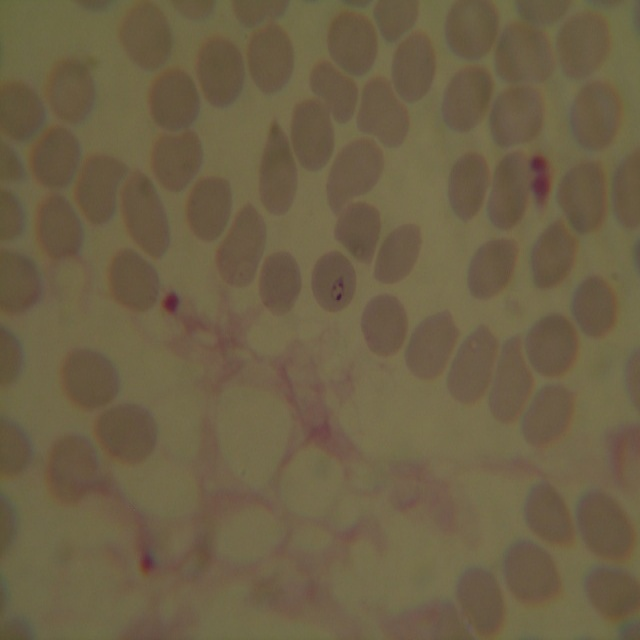
#> input picture samples/yolo/blood_smear_3.JPG, 640 x 640 px, found by its file name
$ jupyter execute superpixel-test.ipynb
#> lines starting #> are read from the running program, lines starting #| are printed output that depends on the picture
[cell 1]
#https://scikit-image.org/docs/dev/auto_examples/segmentation/plot_segmentations.html
import matplotlib.pyplot as plt
import numpy as np

from skimage.data import astronaut
from skimage.color import rgb2gray
from skimage.filters import sobel
from skimage.segmentation import felzenszwalb, slic, quickshift, watershed
from skimage.segmentation import mark_boundaries
from skimage.util import img_as_float
import cv2

[cell 2]
img = cv2.imread("./samples/normal/blood_smear_3.JPG",1)
#> img is the input picture: shape (640, 640, 3); mean B, G, R 69.6, 96.6, 109.5
img_rgb = cv2.cvtColor(img,cv2.COLOR_BGR2RGB)
plt.imshow(img_rgb)

[cell 3]
#img = img_as_float(astronaut()[::2, ::2])
img = img_as_float(img_rgb[::2, ::2])
#> img: shape (320, 320, 3) float64

segments_fz = felzenszwalb(img, scale=100, sigma=0.5, min_size=50)
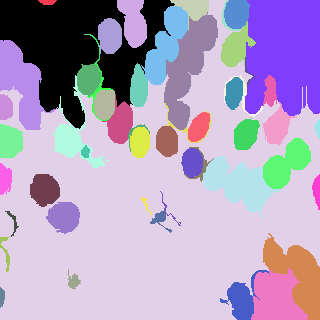
#> segments_fz: shape (320, 320) int64; 53 distinct labels, from 0 to 52; one colour per label, 0 black
segments_slic = slic(img, n_segments=450, compactness=10, sigma=1,
                     start_label=1)
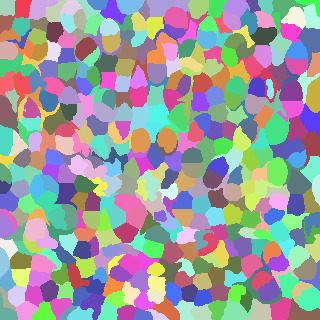
#> segments_slic: shape (320, 320) int64; 409 distinct labels, from 1 to 409; one colour per label, 0 black
segments_quick = quickshift(img, kernel_size=15, max_dist=6, ratio=0.5)
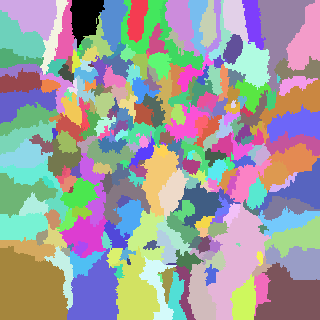
#> segments_quick: shape (320, 320) int64; 263 distinct labels, from 0 to 262; one colour per label, 0 black
gradient = sobel(rgb2gray(img))
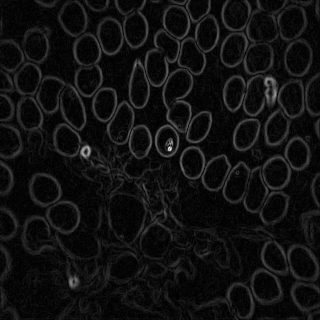
#> gradient: shape (320, 320) float64; min 0, max 0.116, mean 0.00765; drawn with min black and max white
segments_watershed = watershed(gradient, markers=250, compactness=0.000001)
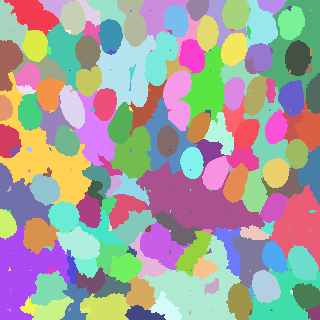
#> segments_watershed: shape (320, 320) int64; 256 distinct labels, from 1 to 256; one colour per label, 0 black

print(f'Felzenszwalb number of segments: {len(np.unique(segments_fz))}')
#| Felzenszwalb number of segments: 53
print(f'SLIC number of segments: {len(np.unique(segments_slic))}')
#| SLIC number of segments: 409
print(f'Quickshift number of segments: {len(np.unique(segments_quick))}')
#| Quickshift number of segments: 263

fig, ax = plt.subplots(2, 2, figsize=(10, 10), sharex=True, sharey=True)

ax[0, 0].imshow(mark_boundaries(img, segments_fz))
ax[0, 0].set_title("Felzenszwalbs's method")
ax[0, 1].imshow(mark_boundaries(img, segments_slic))
ax[0, 1].set_title('SLIC')
ax[1, 0].imshow(mark_boundaries(img, segments_quick))
ax[1, 0].set_title('Quickshift')
ax[1, 1].imshow(mark_boundaries(img, segments_watershed))
ax[1, 1].set_title('Compact watershed')

for a in ax.ravel():
    a.set_axis_off()

plt.tight_layout()
plt.show()
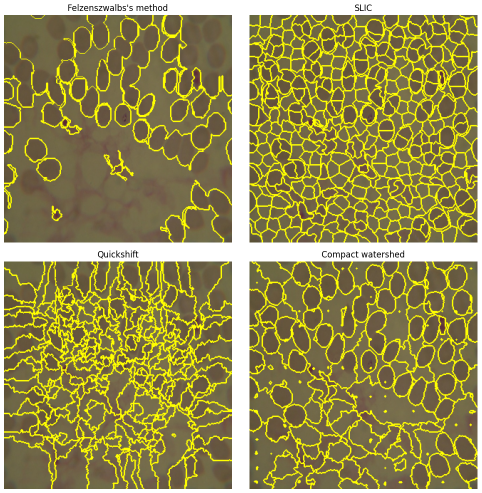
#> figure drawn by matplotlib, 4 panels

$ run again, with samples/yolo/blood_smear_1.JPG copied over samples/yolo/blood_smear_3.JPG
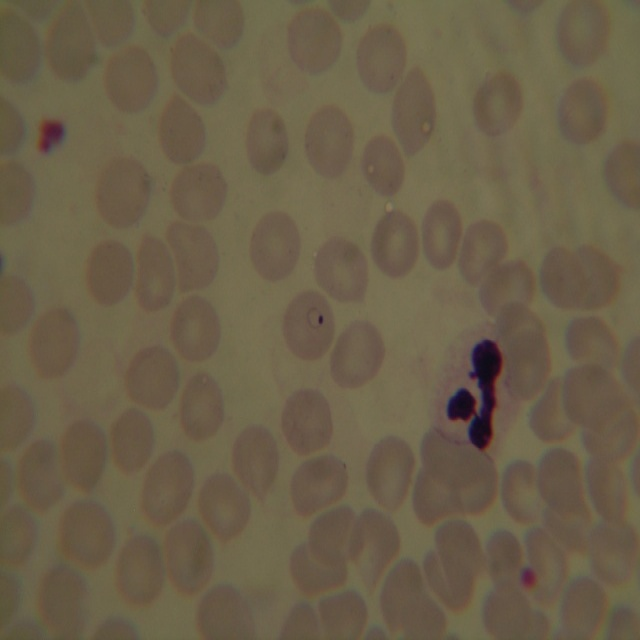
#> input picture samples/yolo/blood_smear_1.JPG, 640 x 640 px, found by its file name
#> img is the input picture: shape (640, 640, 3); mean B, G, R 72.9, 95.4, 107.5
#> img: shape (320, 320, 3) float64
#> segments_fz: shape (320, 320) int64; 72 distinct labels, from 0 to 71
#> segments_slic: shape (320, 320) int64; 428 distinct labels, from 1 to 428
#> segments_quick: shape (320, 320) int64; 277 distinct labels, from 0 to 276
#> `segments_watershed = watershed(gradient, markers=250, compactness=0.00..`:
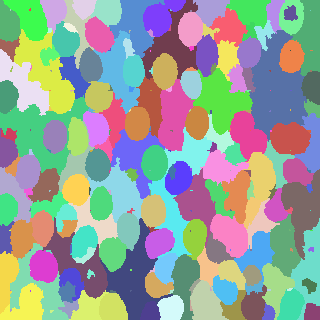
#> segments_watershed: shape (320, 320) int64; 256 distinct labels, from 1 to 256; one colour per label, 0 black
#| Felzenszwalb number of segments: 72
#| SLIC number of segments: 428
#| Quickshift number of segments: 277
#> `plt.show()`:
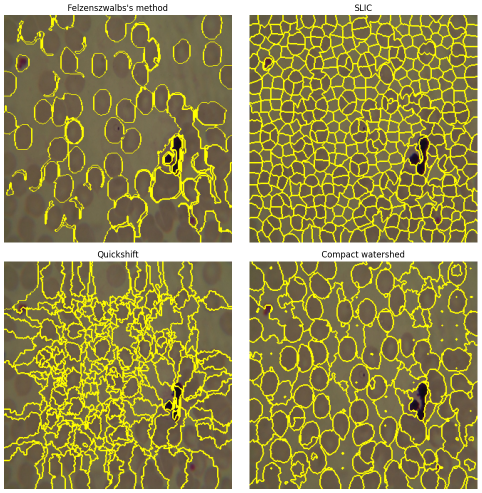
#> figure drawn by matplotlib, 4 panels
